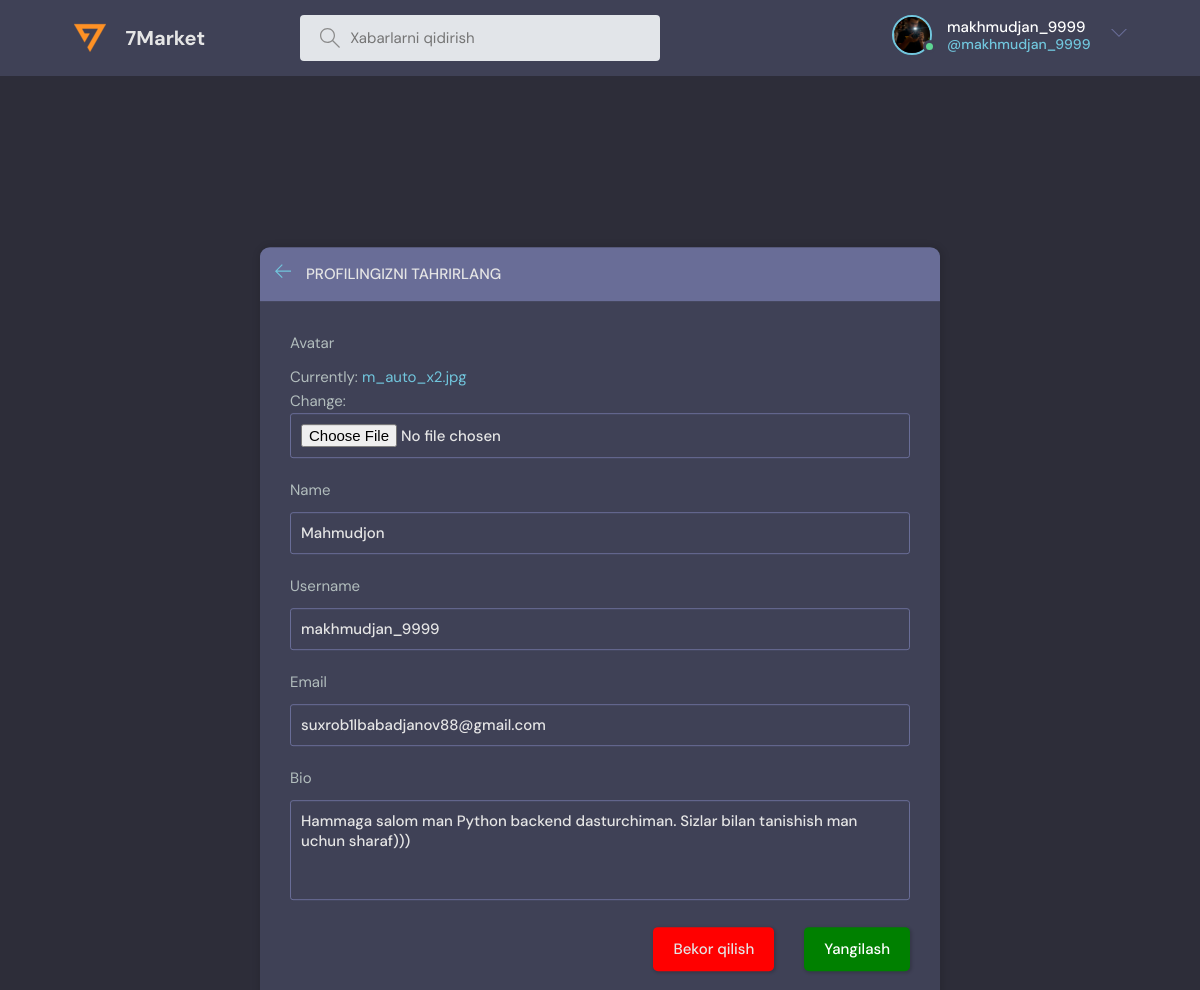
Screenshot of /update-user/ (signed in) with the database file from the repository.
### base/models.py (models this page shows)
class User(AbstractUser):
    name = models.CharField(max_length=200, null=True)
    email = models.EmailField(unique=True, null=True)
    bio = models.TextField(null=True)
    avatar = models.ImageField(null=True, default="avatar.svg")
    USERNAME_FIELD = 'email'
    REQUIRED_FIELDS = []

### base/views.py (the view)
# urls.py: path('update-user/', views.updateUser, name="update-user"),
@login_required(login_url='login')
def updateUser(request):
    user = request.user
    form = UserForm(instance=user)
    if request.method == 'POST':
        form = UserForm(request.POST, request.FILES, instance=user)
        if form.is_valid():
            form.save()
            return redirect('user-profile', pk=user.id)
    return render(request, 'base/update-user.html', {'form': form})

### base/forms.py
class UserForm(ModelForm):
    class Meta:
        model = User
        fields = ['avatar', 'name', 'username', 'email', 'bio']

### base/templates/base/update-user.html (shortened to what this page needs)
{% extends 'main.html' %}
{% block content %}
<main class="update-account layout">
  <div class="container">
    <div class="layout__box">
      <div class="layout__boxHeader">
        <div class="layout__boxTitle">
          <a href="{% url 'home' %}">
            <svg version="1.1" xmlns="http://www.w3.org/2000/svg" width="32" height="32" viewBox="0 0 32 32">
              <title>strelka - chapga</title>
              <path
                d="M13.723 2.286l-13.723 13.714 13.719 13.714 1.616-1.611-10.96-10.96h27.625v-2.286h-27.625l10.965-10.965-1.616-1.607z">
              </path>
            </svg>
          </a>
          <h3>Profilingizni tahrirlang</h3>
        </div>
      </div>
      <div class="layout__body">
        <form class="form" action="" method="POST" enctype="multipart/form-data">
          {% for field in form %}
          <div class="form__group">
            <label for="profile_pic">{{field.label}}</label>
            {{field}}
          </div>
          {% endfor %}
          <div class="form__action">
            <a class="btn btn--dark" href="{% url 'home' %}">Bekor qilish</a>
            <button class="btn btn--main" type="submit">Yangilash</button>
          </div>
        </form>
      </div>
    </div>
  </div>
</main>
{% endblock content %}

### templates/navbar.html (shortened to what this page needs)
{% load static %}
<header class="header header--loggedIn">
    <div class="container">
        <a href="{% url 'home' %}" class="header__logo">
            <img src="{% static 'images/favicon-32x32.png' %}" />
            <h1>7Market</h1>
        </a>
        <form class="header__search" method="GET" action="{% url 'home' %}">
            <label>
                <input name="q" placeholder="Xabarlarni qidirish" />
            </label>
        </form>
        <nav class="header__menu">
            {% if request.user.is_authenticated %}
            <div class="header__user">
                <a href="{% url 'update-user' %}">
                    <div class="avatar avatar--medium active">
                        <img src="{{request.user.avatar.url}}" />
                    </div>
                    <p>{{request.user.username}} <span>@{{request.user.username}}</span></p>
                </a>
                <button class="dropdown-button">
                    <svg version="1.1" xmlns="http://www.w3.org/2000/svg" width="32" height="32" viewBox="0 0 32 32">
                        <title>chevron pastga</title>
                        <path d="M16 21l-13-13h-3l16 16 16-16h-3l-13 13z"></path>
                    </svg>
                </button>
            </div>
            {% else %}
            <a href="{% url 'login' %}">
                <img src="{% static 'images/avatar.svg' %}" />
                <p>Kirish</p>
            </a>
            {% endif %}
        </nav>
    </div>
</header>

### rows the page displays
User: user.avatar (picture), user.username "makhmudjan_9999", form "Mahmudjon" "makhmudjan_9999" "suxrob1lbabadjanov88@gmail.com" "Hammaga salom man Python backend dasturchiman. Sizlar bilan tanishish man uchun sharaf)))"

### other values shown
{{ field.label }} "Avatar" "Name" "Username" "Email" "Bio"
